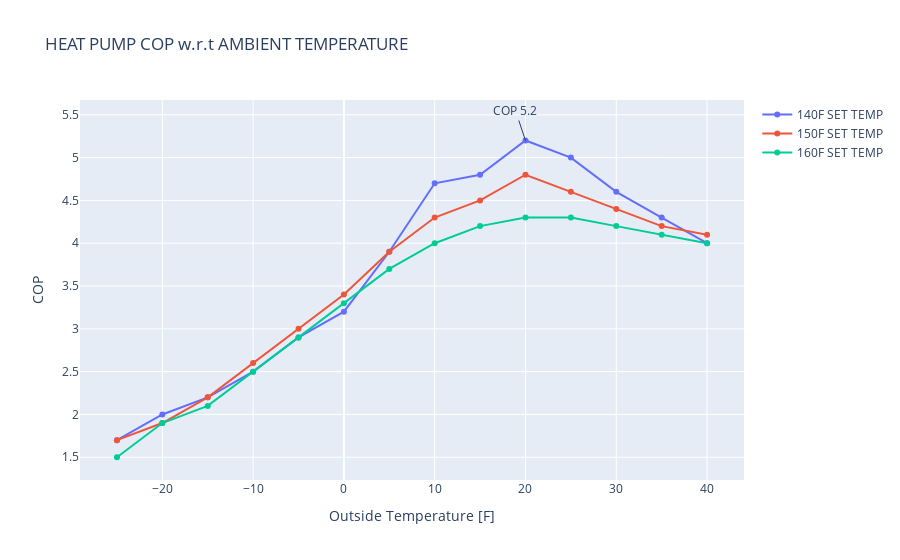

The notebook cell saved with this chart:
### Code cell
# Data taken from SANDEN tests run on their SANCO2 highly efficient heat pumps
T = [-13, -4, 5, 14, 23, 32, 41, 50, 59, 68, 77, 86, 95, 104]
cop_140F = [1.7, 2.0, 2.2, 2.5, 2.9, 3.2, 3.9, 4.7, 4.8, 5.2, 5.0, 4.6, 4.3, 4.0]
cop_150F = [1.7, 1.9, 2.2, 2.6, 3.0, 3.4, 3.9, 4.3, 4.5, 4.8, 4.6, 4.4, 4.2, 4.1]
cop_160F = [1.5, 1.9, 2.1, 2.5, 2.9, 3.3, 3.7, 4.0, 4.2, 4.3, 4.3, 4.2, 4.1, 4.0]

df = pd.DataFrame(list(zip(T, cop_140F, cop_150F, cop_160F)), 
                  columns = ['ambient_F', '140F', '150F', '160F'])

df['ambient_C'] = to_C(df['ambient_F'])

fig = go.Figure()


fig.add_trace(go.Scatter(x = df['ambient_C'].tolist(), y = cop_140F, name = '140F SET TEMP'))
fig.add_trace(go.Scatter(x = df['ambient_C'].tolist(), y = cop_150F, name = '150F SET TEMP'))
fig.add_trace(go.Scatter(x = df['ambient_C'].tolist(), y = cop_160F, name = '160F SET TEMP'))

fig.add_annotation(y=max(cop_140F), x = 20, text = 'COP 5.2')

fig.update_layout(title='HEAT PUMP COP w.r.t AMBIENT TEMPERATURE')
fig.layout.xaxis.title = 'Outside Temperature [F]'
fig.layout.yaxis.title = 'COP'

fig.show()

### Figure 1 — Plotly figure (JSON) as saved in the notebook; plotly's stock layout.template omitted (floating-point values rounded to 4 significant figures)
{"data": [{"name": "140F SET TEMP", "type": "scatter", "x": [-25, -20, -15, -10, -5, 0, 5, 10, 15, 20, 25, 30, 35, 40], "y": [1.7, 2, 2.2, 2.5, 2.9, 3.2, 3.9, 4.7, 4.8, 5.2, 5, 4.6, 4.3, 4]}, {"name": "150F SET TEMP", "type": "scatter", "x": [-25, -20, -15, -10, -5, 0, 5, 10, 15, 20, 25, 30, 35, 40], "y": [1.7, 1.9, 2.2, 2.6, 3, 3.4, 3.9, 4.3, 4.5, 4.8, 4.6, 4.4, 4.2, 4.1]}, {"name": "160F SET TEMP", "type": "scatter", "x": [-25, -20, -15, -10, -5, 0, 5, 10, 15, 20, 25, 30, 35, 40], "y": [1.5, 1.9, 2.1, 2.5, 2.9, 3.3, 3.7, 4, 4.2, 4.3, 4.3, 4.2, 4.1, 4]}], "layout": {"annotations": [{"text": "COP 5.2", "x": 20, "y": 5.2}], "title": {"text": "HEAT PUMP COP w.r.t AMBIENT TEMPERATURE"}, "xaxis": {"title": {"text": "Outside Temperature [F]"}}, "yaxis": {"title": {"text": "COP"}}}}
